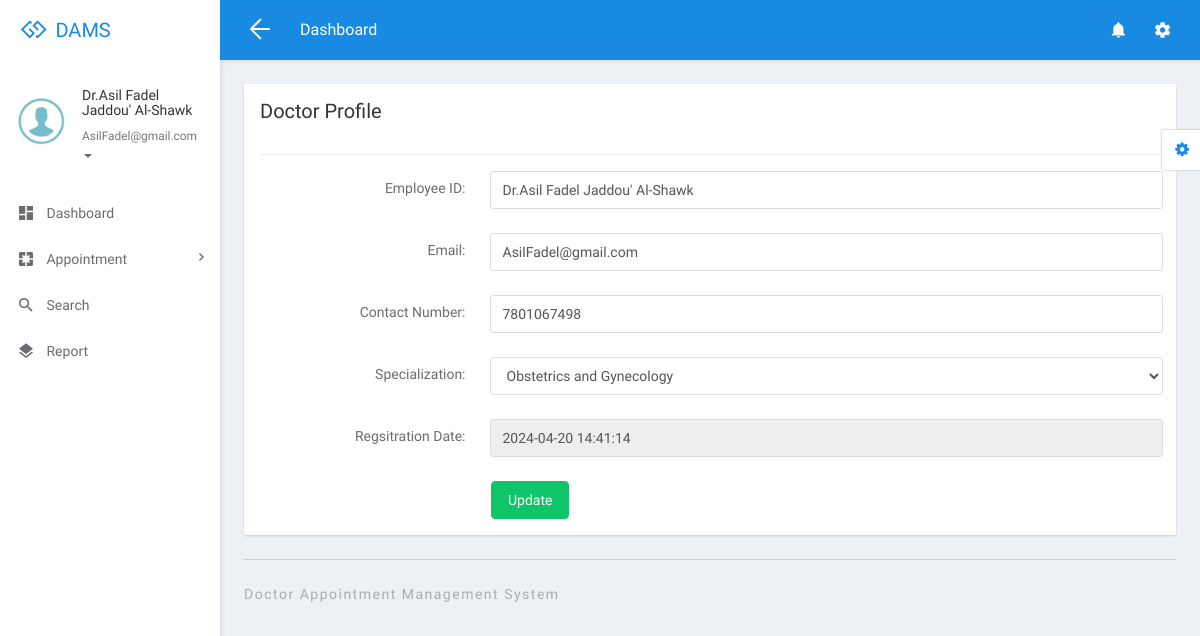
The page /dams/doctor/profile.php (signed in) on the database its author committed.
### tables this page shows
CREATE TABLE `tbldoctor` (
  `ID` int(5) NOT NULL,
  `FullName` varchar(250) DEFAULT NULL,
  `MobileNumber` bigint(10) DEFAULT NULL,
  `Email` varchar(250) DEFAULT NULL,
  `Specialization` varchar(250) DEFAULT NULL,
  `Password` varchar(259) DEFAULT NULL,
  `CreationDate` timestamp NULL DEFAULT current_timestamp()
);

CREATE TABLE `tblspecialization` (
  `ID` int(5) NOT NULL,
  `Specialization` varchar(250) DEFAULT NULL,
  `CreationDate` timestamp NULL DEFAULT current_timestamp()
);

### dams/doctor/profile.php (the view, shortened to what this page needs)
<?php
if (strlen($_SESSION['damsid']==0)) {
  header('location:logout.php');
  } else{
  ?>
<!DOCTYPE html>
<html lang="en">
<head>
  <link rel="stylesheet" href="libs/bower/font-awesome/css/font-awesome.min.css">
  <link rel="stylesheet" href="libs/bower/material-design-iconic-font/dist/css/material-design-iconic-font.css">
  <link rel="stylesheet" href="libs/bower/animate.css/animate.min.css">
  <link rel="stylesheet" href="libs/bower/fullcalendar/dist/fullcalendar.min.css">
  <link rel="stylesheet" href="libs/bower/perfect-scrollbar/css/perfect-scrollbar.css">
  <link rel="stylesheet" href="assets/css/bootstrap.css">
  <link rel="stylesheet" href="assets/css/core.css">
  <link rel="stylesheet" href="assets/css/app.css">
</head>
<body class="menubar-left menubar-unfold menubar-light theme-primary">
<?php include_once('includes/header.php');?>
<?php include_once('includes/sidebar.php');?>
<main id="app-main" class="app-main">
  <div class="wrap">
  <section class="app-content">
    <div class="row">
      <div class="col-md-12">
        <div class="widget">
          <header class="widget-header">
            <h3 class="widget-title">Doctor Profile</h3>
          </header>
          <hr class="widget-separator">
          <div class="widget-body">
            <?php
$did=$_SESSION['damsid'];
$sql="SELECT tbldoctor.*,tblspecialization.ID as sid,tblspecialization.Specialization as sssp from  tbldoctor join tblspecialization on tblspecialization.ID=tbldoctor.Specialization where tbldoctor.ID=:did";
$query = $dbh -> prepare($sql);
$query->bindParam(':did',$did,PDO::PARAM_STR);
$query->execute();
$results=$query->fetchAll(PDO::FETCH_OBJ);
if($query->rowCount() > 0)
{
foreach($results as $row)
{               ?>
            <form class="form-horizontal" method="post">
              <div class="form-group">
                <label for="exampleTextInput1" class="col-sm-3 control-label">Employee ID:</label>
                <div class="col-sm-9">
                  <input id="fname" type="text" class="form-control" placeholder="Full Name" name="fname" required="true" value="<?php  echo $row->FullName;?>">
                </div>
              </div>
              <div class="form-group">
                <label for="email2" class="col-sm-3 control-label">Email:</label>
                <div class="col-sm-9">
                  <input type="email" class="form-control" id="email" name="email" value="<?php  echo $row->Email;?>" required='true'>
                </div>
              </div>
               <div class="form-group">
                <label for="email2" class="col-sm-3 control-label">Contact Number:</label>
                <div class="col-sm-9">
                  <input type="text" class="form-control" id="email2" name="mobilenumber" value="<?php  echo $row->MobileNumber;?>" required='true' maxlength='10'>
                </div>
              </div>
              <div class="form-group">
                <label for="email2" class="col-sm-3 control-label">Specialization:</label>
                <div class="col-sm-9">
                  <select class="form-control" name="specializationid">
        <option value="<?php  echo htmlentities($row->ID);?>"><?php  echo htmlentities($row->sssp);?></option>
        <?php
$sql1="SELECT * from tblspecialization";
$query1 = $dbh -> prepare($sql1);
$query1->execute();
$results1=$query1->fetchAll(PDO::FETCH_OBJ);
$cnt=1;
if($query1->rowCount() > 0)
{
foreach($results1 as $row1)
{               ?>
        <option value="<?php  echo htmlentities($row1->ID);?>"><?php  echo htmlentities($row1->Specialization);?></option><?php $cnt=$cnt+1;}} ?>
      </select>
                </div>
              </div>
              <div class="form-group">
                <label for="email2" class="col-sm-3 control-label">Regsitration Date:</label>
                <div class="col-sm-9">
                  <input type="text" class="form-control" id="email2" name="" value="<?php  echo $row->CreationDate;?>" readonly="true">
                </div>
              </div>
             <?php $cnt=$cnt+1;}} ?>
              <div class="row">
                <div class="col-sm-9 col-sm-offset-3">
                  <button type="submit" class="btn btn-success" name="submit">Update</button>
                </div>
              </div>
            </form>
          </div>
        </div>
      </div>
    </div>
  </section>
</div>
  <?php include_once('includes/footer.php');?>
</main>
<?php include_once('includes/customizer.php');?>
</body>
</html>
<?php }  ?>

### dams/doctor/includes/sidebar.php (shortened to what this page needs)
<aside id="menubar" class="menubar light">
  <div class="app-user">
    <div class="media">
      <div class="media-left">
        <div class="avatar avatar-md avatar-circle">
          <a href="javascript:void(0)"><img class="img-responsive" src="assets/images/images.png" alt="avatar"/></a>
        </div>
      </div>
      <div class="media-body">
        <div class="foldable">
          <?php
$eid=$_SESSION['damsid'];
$sql="SELECT FullName,Email from  tbldoctor where ID=:eid";
$query = $dbh -> prepare($sql);
$query->bindParam(':eid',$eid,PDO::PARAM_STR);
$query->execute();
$results=$query->fetchAll(PDO::FETCH_OBJ);
foreach($results as $row)
{
$email=$row->Email;
$fname=$row->FullName;
}   ?>
          <h5><a href="javascript:void(0)" class="username"><?php  echo $fname ;?></a></h5>
          <ul>
            <li class="dropdown">
              <a href="javascript:void(0)" class="dropdown-toggle usertitle" data-toggle="dropdown" aria-haspopup="true" aria-expanded="false">
                <small><?php  echo $email;?></small>
                <span class="caret"></span>
              </a>
            </li>
          </ul>
        </div>
      </div>
    </div>
  </div>
  <div class="menubar-scroll">
    <div class="menubar-scroll-inner">
      <ul class="app-menu">
        <li class="has-submenu">
          <a href="dashboard.php">
            <i class="menu-icon zmdi zmdi-view-dashboard zmdi-hc-lg"></i>
            <span class="menu-text">Dashboard</span>
          </a>
        </li>
       <li class="has-submenu">
          <a href="javascript:void(0)" class="submenu-toggle">
            <i class="menu-icon zmdi zmdi-pages zmdi-hc-lg"></i>
            <span class="menu-text">Appointment</span>
            <i class="menu-caret zmdi zmdi-hc-sm zmdi-chevron-right"></i>
          </a>
        </li>
        <li>
          <a href="search.php">
            <i class="menu-icon zmdi zmdi-search zmdi-hc-lg"></i>
            <span class="menu-text">Search</span>
          </a>
        </li>
        <li>
          <a href="appointment-bwdates.php">
            <i class="menu-icon zmdi zmdi-layers zmdi-hc-lg"></i>
            <span class="menu-text">Report</span>
          </a>
        </li>
      </ul>
    </div>
  </div>
</aside>

### rows shown on the page
tbldoctor: FullName "Dr.Asil Fadel Jaddou' Al-Shawk", Email "AsilFadel@gmail.com", fname "Dr.Asil Fadel Jaddou' Al-Shawk", email "AsilFadel@gmail.com", mobilenumber "7801067498", specializationid "Obstetrics and Gynecology", CreationDate "2024-04-20 14:41:14"
